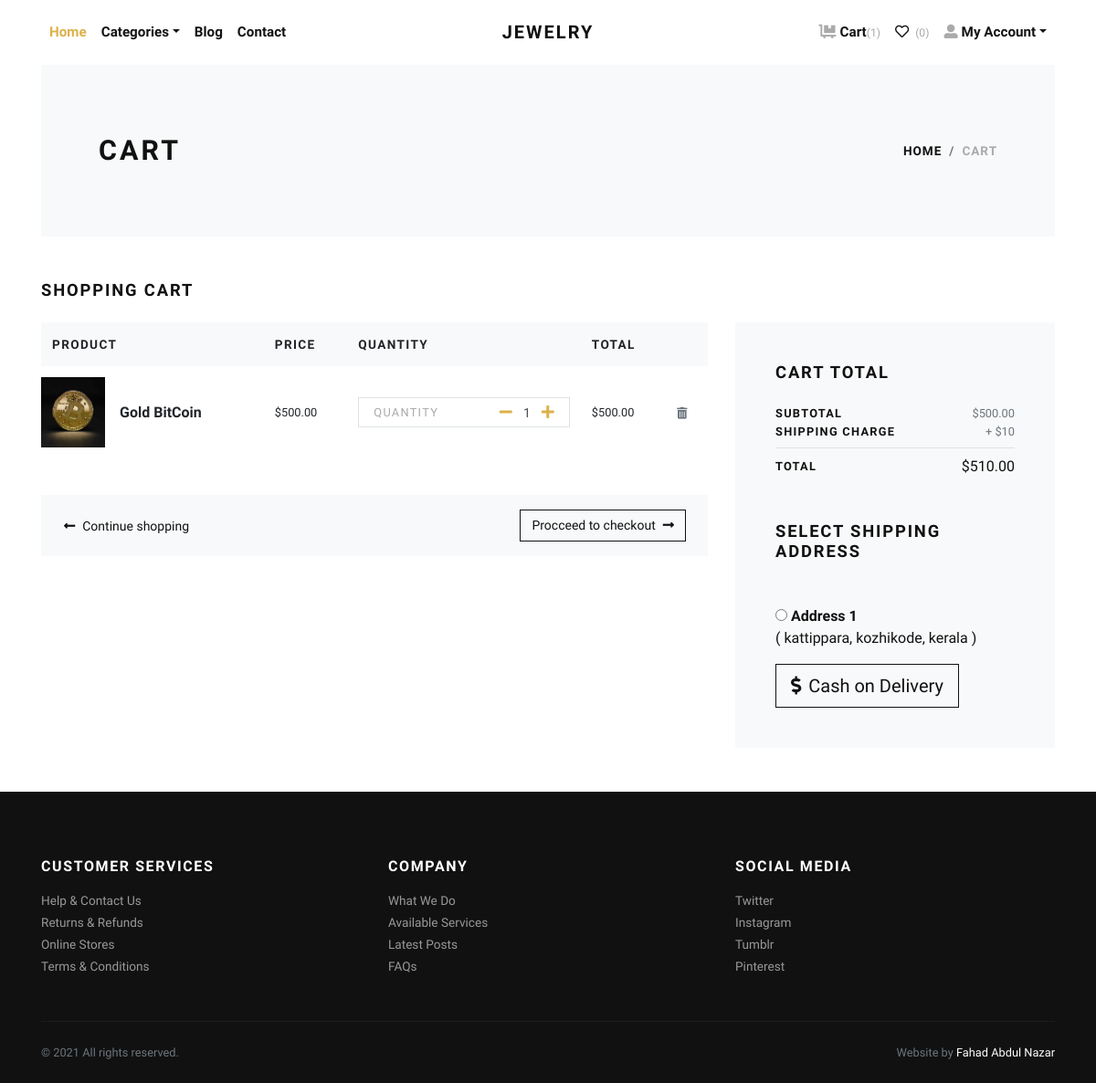
The app's page /cart/ (signed in), older data.
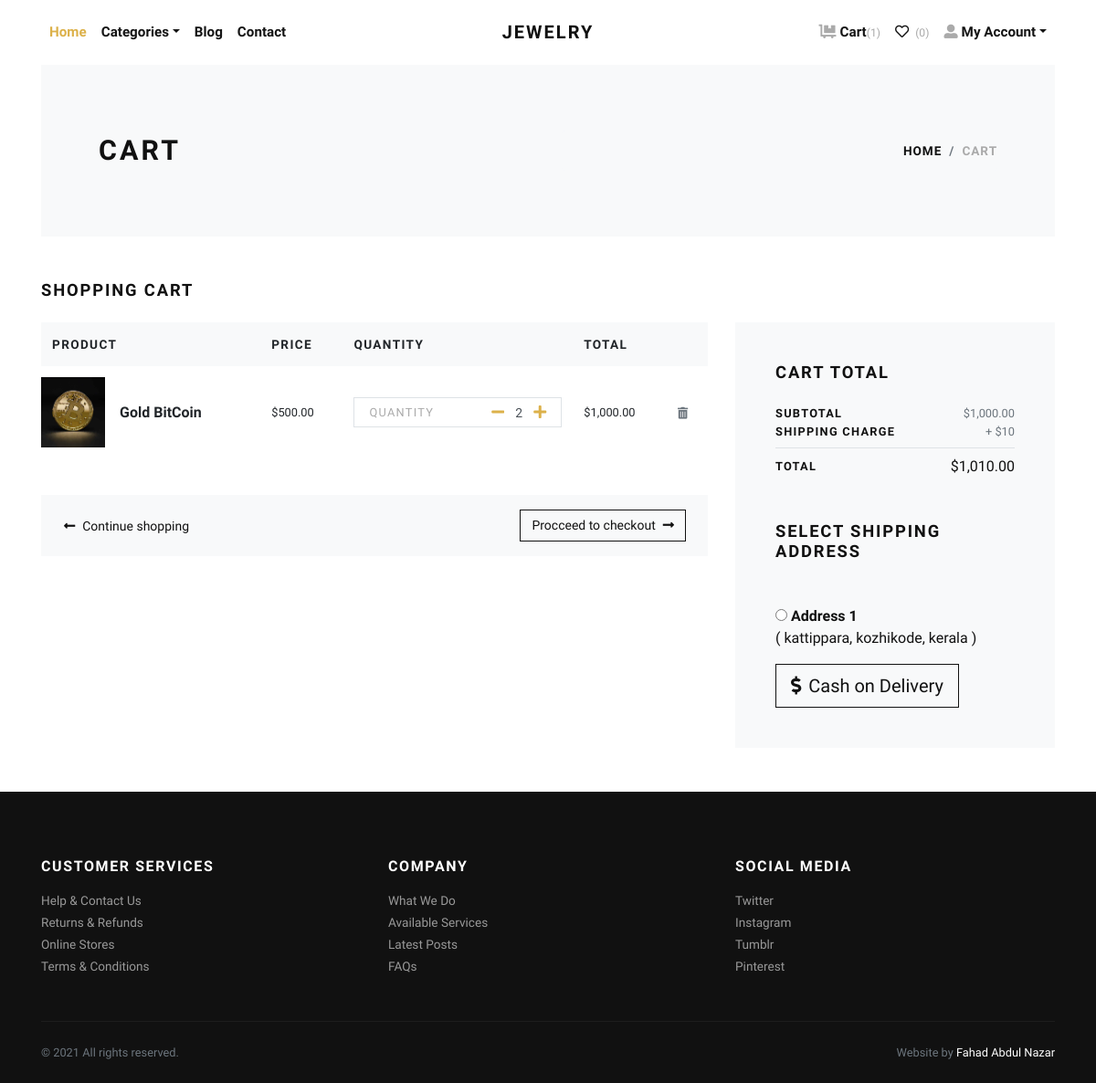
The same page, newer data.
### store/models.py (models this page shows, shortened)
class Cart(models.Model):
    user = models.ForeignKey(User, verbose_name="User", on_delete=models.CASCADE)
    product = models.ForeignKey(Product, verbose_name="Product", on_delete=models.CASCADE)
    quantity = models.PositiveIntegerField(default=1, verbose_name="Quantity")
    created_at = models.DateTimeField(auto_now_add=True, verbose_name="Created Date")
    updated_at = models.DateTimeField(auto_now=True, verbose_name="Updated Date")
    @property
    def total_price(self):
        return self.quantity * self.product.price

class Product(models.Model):
    title = models.CharField(max_length=150, verbose_name="Product Title")
    slug = models.SlugField(max_length=160, verbose_name="Product Slug")
    sku = models.CharField(max_length=255, unique=True, verbose_name="Unique Product ID (SKU)")
    short_description = models.TextField(verbose_name="Short Description")
    detail_description = models.TextField(blank=True, null=True, verbose_name="Detail Description")
    product_image = models.ImageField(upload_to='product', blank=True, null=True, verbose_name="Product Image")
    price = models.DecimalField(max_digits=8, decimal_places=2)
    category = models.ForeignKey(Category, verbose_name="Product Categoy", on_delete=models.CASCADE)
    is_active = models.BooleanField(verbose_name="Is Active?")
    is_featured = models.BooleanField(verbose_name="Is Featured?")
    created_at = models.DateTimeField(auto_now_add=True, verbose_name="Created Date")
    updated_at = models.DateTimeField(auto_now=True, verbose_name="Updated Date")
    class Meta:
        verbose_name_plural = 'Products'
        ordering = ('-created_at', )

class Address(models.Model):
    user = models.ForeignKey(User, verbose_name="User", on_delete=models.CASCADE)
    locality = models.CharField(max_length=150, verbose_name="Nearest Location")
    city = models.CharField(max_length=150, verbose_name="City")
    state = models.CharField(max_length=150, verbose_name="State")

### store/views.py (the view)
# urls.py: path('cart/', views.cart, name="cart"),
@login_required
def cart(request):
    user = request.user
    cart_products = Cart.objects.filter(user=user)
    amount = decimal.Decimal(0)
    shipping_amount = decimal.Decimal(10)
    cp = [p for p in Cart.objects.all() if p.user==user]
    if cp:
        for p in cp:
            temp_amount = (p.quantity * p.product.price)
            amount += temp_amount
    addresses = Address.objects.filter(user=user)
    context = {
        'cart_products': cart_products,
        'amount': amount,
        'shipping_amount': shipping_amount,
        'total_amount': amount + shipping_amount,
        'addresses': addresses,
    }
    return render(request, 'store/cart.html', context)

### templates/store/cart.html (shortened to what this page needs)
{% extends 'base.html' %}
{% load static %}
{% load humanize %}
    {% block content %}
      <div class="container">
        <section class="py-5 bg-light">
          <div class="container">
            <div class="row px-4 px-lg-5 py-lg-4 align-items-center">
              <div class="col-lg-6">
                <h1 class="h2 text-uppercase mb-0">Cart</h1>
              </div>
              <div class="col-lg-6 text-lg-right">
                <nav aria-label="breadcrumb">
                  <ol class="breadcrumb justify-content-lg-end mb-0 px-0">
                    <li class="breadcrumb-item"><a href="index.html">Home</a></li>
                    <li class="breadcrumb-item active" aria-current="page">Cart</li>
                  </ol>
                </nav>
              </div>
            </div>
          </div>
        </section>
        {% if cart_products %}
        <section class="py-5">
          <h2 class="h5 text-uppercase mb-4">Shopping cart</h2>
          <div class="row">
            <div class="col-lg-8 mb-4 mb-lg-0">
              <div class="table-responsive mb-4">
                <table class="table">
                  <thead class="bg-light">
                    <tr>
                      <th class="border-0" scope="col"> <strong class="text-small text-uppercase">Product</strong></th>
                      <th class="border-0" scope="col"> <strong class="text-small text-uppercase">Price</strong></th>
                      <th class="border-0" scope="col"> <strong class="text-small text-uppercase">Quantity</strong></th>
                      <th class="border-0" scope="col"> <strong class="text-small text-uppercase">Total</strong></th>
                      <th class="border-0" scope="col"> </th>
                    </tr>
                  </thead>
                  <tbody>
                    {% for cart_product in cart_products %}
                    <tr>
                      <th class="pl-0 border-0" scope="row">
                        <div class="media align-items-center">
                          {% if cart_product.product.product_image %}
                            <a class="reset-anchor d-block animsition-link" href="{% url 'store:product-detail' cart_product.product.slug %}"><img src="{{cart_product.product.product_image.url}}" alt="{{cart_product.product.title}}" width="70"/></a>
                          {% else %}
                            <a class="reset-anchor d-block animsition-link" href="{% url 'store:product-detail' cart_product.product.slug %}"><img src="{% static 'img/product-detail-3.jpg' %}" alt="{{cart_product.product.title}}" width="70"/></a>
                          {% endif %}
                          <div class="media-body ml-3"><strong class="h6"><a class="reset-anchor animsition-link" href="{% url 'store:product-detail' cart_product.product.slug %}">{{cart_product.product.title}}</a></strong></div>
                        </div>
                      </th>
                      <td class="align-middle border-0">
                        <p class="mb-0 small">${{cart_product.product.price}}</p>
                      </td>
                      <td class="align-middle border-0">
                        <div class="border d-flex align-items-center justify-content-between px-3"><span class="small text-uppercase text-gray headings-font-family">Quantity</span>
                          <div class="quantity">
                            <a href="{% url 'store:minus-cart' cart_product.id %}" class="dec-btn p-0 ml-2"><i class="fas fa-minus"></i></a>
                            <input class="form-control form-control-sm border-0 shadow-0 p-0" type="text" value="{{cart_product.quantity}}"/>
                            <a href="{% url 'store:plus-cart' cart_product.id %}" class="inc-btn p-0"><i class="fas fa-plus"></i></a>
                          </div>
                        </div>
                      </td>
                      <td class="align-middle border-0">
                        <p class="mb-0 small">${{cart_product.total_price|intcomma}}</p>
                      </td>
                      <td class="align-middle border-0"><a class="reset-anchor" href="{% url 'store:remove-cart' cart_product.id %}"><i class="fas fa-trash-alt small text-muted"></i></a></td>
                    </tr>
                    {% endfor %}
                  </tbody>
                </table>
              </div>
              <div class="bg-light px-4 py-3">
                <div class="row align-items-center text-center">
                  <div class="col-md-6 mb-3 mb-md-0 text-md-left"><a class="btn btn-link p-0 text-dark btn-sm" href="{% url 'store:home' %}"><i class="fas fa-long-arrow-alt-left mr-2"> </i>Continue shopping</a></div>
                  <div class="col-md-6 text-md-right"><a class="btn btn-outline-dark btn-sm" href="checkout.html">Procceed to checkout<i class="fas fa-long-arrow-alt-right ml-2"></i></a></div>
                </div>
              </div>
            </div>
            <div class="col-lg-4">
              <div class="card border-0 rounded-0 p-lg-4 bg-light">
                <div class="card-body">
                  <h5 class="text-uppercase mb-4">Cart total</h5>
                  <ul class="list-unstyled mb-0">
                    <li class="d-flex align-items-center justify-content-between"><strong class="text-uppercase small font-weight-bold">Subtotal</strong><span class="text-muted small">${{amount|intcomma}}</span></li>
                    <li class="d-flex align-items-center justify-content-between"><strong class="text-uppercase small font-weight-bold">Shipping Charge</strong><span class="text-muted small">+ ${{shipping_amount}}</span></li>
                    <li class="border-bottom my-2"></li>
                    <li class="d-flex align-items-center justify-content-between mb-4"><strong class="text-uppercase small font-weight-bold">Total</strong><span>${{total_amount|intcomma}}</span></li>
                  </ul>
                  <h5 class="text-uppercase my-5">Select Shipping Address</h5>
                  <form action="{% url 'store:checkout' %}" id="myform">
                    {% if addresses %}
                      {% for address in addresses %}
                        <div class="mb-3">
                        <input type="radio" name="address" value="{{address.id}}"> <strong>Address {{forloop.counter}}</strong> <br>
                        ( {{address.locality}}, {{address.city}}, {{address.state}} )
                        </div>
                      {% endfor %}
                    {% endif %}
                    <button type="submit" class="btn btn-dark btn-lg btn-outline-dark" type="submit"> <i class="fas fa-dollar-sign mr-2"></i>Cash on Delivery</button>
                  </form>
                </div>
              </div>
            </div>
          </div>
        </section>
        {% else %}
          <div class="text-center py-5">
            <h3 class="mb-3">Your cart is empty.</h3>
            <a href="{% url 'store:home' %}"><i class="fas fa-long-arrow-alt-left mr-2"> </i>Continue shopping</a>
          </div>
        {% endif %}
      </div>
      {% endblock content %}

### templates/base.html (shortened to what this page needs)
{% load static %}
<!DOCTYPE html>
<html>
  <head>
    <link rel="stylesheet" href="{% static 'vendor/bootstrap/css/bootstrap.min.css' %}">
    <link rel="stylesheet" href="{% static 'vendor/lightbox2/css/lightbox.min.css' %}">
    <link rel="stylesheet" href="{% static 'vendor/nouislider/nouislider.min.css' %}">
    <link rel="stylesheet" href="{% static 'vendor/bootstrap-select/css/bootstrap-select.min.css' %}">
    <link rel="stylesheet" href="{% static 'vendor/owl.carousel2/assets/owl.carousel.min.css' %}">
    <link rel="stylesheet" href="{% static 'vendor/owl.carousel2/assets/owl.theme.default.css' %}">
    <link rel="stylesheet" href="{% static 'css/style.default.css' %}" id="theme-stylesheet">
    <link rel="stylesheet" href="{% static 'css/custom.css' %}">
  </head>
  <body>
    <div class="page-holder">
      {% include 'navbar.html' %}
      {% block content %}
      {% endblock content %}
      {% include 'footer.html' %}
      {% include 'scripts.html' %}

### templates/navbar.html (shortened to what this page needs)
{% load static %}
      <header class="header bg-white">
        <div class="container px-0 px-lg-3">
          <nav class="navbar navbar-expand-lg navbar-light py-3 px-lg-0"><a class="navbar-brand" href="{% url 'store:home' %}"><span class="font-weight-bold text-uppercase text-dark">Jewelry</span></a>
            <div class="collapse navbar-collapse" id="navbarSupportedContent">
              <ul class="navbar-nav mr-auto">
                <li class="nav-item">
                  <a class="nav-link active" href="{% url 'store:home' %}">Home</a>
                </li>
                <li class="nav-item dropdown"><a class="nav-link dropdown-toggle" id="pagesDropdown" href="#" data-toggle="dropdown" aria-haspopup="true" aria-expanded="false">Categories</a>
                </li>
                <li class="nav-item">
                  <a class="nav-link" href="{% url 'store:home' %}">Blog</a>
                </li>
                <li class="nav-item">
                  <a class="nav-link" href="{% url 'store:home' %}">Contact</a>
                </li>
              </ul>
              <ul class="navbar-nav ml-auto">
                {% if request.user.is_authenticated %}
                  <li class="nav-item"><a class="nav-link" href="{% url 'store:cart' %}"> <i class="fas fa-dolly-flatbed mr-1 text-gray"></i>Cart<small class="text-gray">({{cart_items.count}})</small></a></li>
                  <li class="nav-item"><a class="nav-link" href="#"> <i class="far fa-heart mr-1"></i><small class="text-gray"> (0)</small></a></li>
                  <li class="nav-item dropdown"><a class="nav-link dropdown-toggle" id="pagesDropdown" href="#" data-toggle="dropdown" aria-haspopup="true" aria-expanded="false"><i class="fas fa-user-alt mr-1 text-gray"></i>My Account</a></a>
                </li>
                {% else %}
                  <li class="nav-item"><a class="nav-link" href="{% url 'store:login' %}">Login</a></li>
                  <li class="nav-item"><a class="nav-link" href="{% url 'store:register' %}">Create Account</a></li>
                {% endif %}
              </ul>
            </div>
          </nav>
        </div>
      </header>

### templates/footer.html
<footer class="bg-dark text-white">
        <div class="container py-4">
          <div class="row py-5">
            <div class="col-md-4 mb-3 mb-md-0">
              <h6 class="text-uppercase mb-3">Customer services</h6>
              <ul class="list-unstyled mb-0">
                <li><a class="footer-link" href="#">Help &amp; Contact Us</a></li>
                <li><a class="footer-link" href="#">Returns &amp; Refunds</a></li>
                <li><a class="footer-link" href="#">Online Stores</a></li>
                <li><a class="footer-link" href="#">Terms &amp; Conditions</a></li>
              </ul>
            </div>
            <div class="col-md-4 mb-3 mb-md-0">
              <h6 class="text-uppercase mb-3">Company</h6>
              <ul class="list-unstyled mb-0">
                <li><a class="footer-link" href="#">What We Do</a></li>
                <li><a class="footer-link" href="#">Available Services</a></li>
                <li><a class="footer-link" href="#">Latest Posts</a></li>
                <li><a class="footer-link" href="#">FAQs</a></li>
              </ul>
            </div>
            <div class="col-md-4">
              <h6 class="text-uppercase mb-3">Social media</h6>
              <ul class="list-unstyled mb-0">
                <li><a class="footer-link" href="#">Twitter</a></li>
                <li><a class="footer-link" href="#">Instagram</a></li>
                <li><a class="footer-link" href="#">Tumblr</a></li>
                <li><a class="footer-link" href="#">Pinterest</a></li>
              </ul>
            </div>
          </div>
          <div class="border-top pt-4" style="border-color: #1d1d1d !important">
            <div class="row">
              <div class="col-lg-6">
                <p class="small text-muted mb-0">&copy; 2021 All rights reserved.</p>
              </div>
              <div class="col-lg-6 text-lg-right">
                <p class="small text-muted mb-0">Website by <a class="text-white reset-anchor" href="#" target="_blank">Fahad Abdul Nazar</a></p>
              </div>
            </div>
          </div>
        </div>
      </footer>

### templates/scripts.html (shortened to what this page needs)
{% load static %}
      <link rel="stylesheet" href="https://use.fontawesome.com/releases/v5.7.1/css/all.css">
    </div>
  </body>
</html>

Row changes from the older to the newer data that the page shows:
changed Cart "Gold BitCoin": quantity "1" → "2"; total_price "500.00" → "1,000.00"
Text that changed along with them:
{{ amount|intcomma }}: "500.00" → "1,000.00"
{{ total_amount|intcomma }}: "510.00" → "1,010.00"
